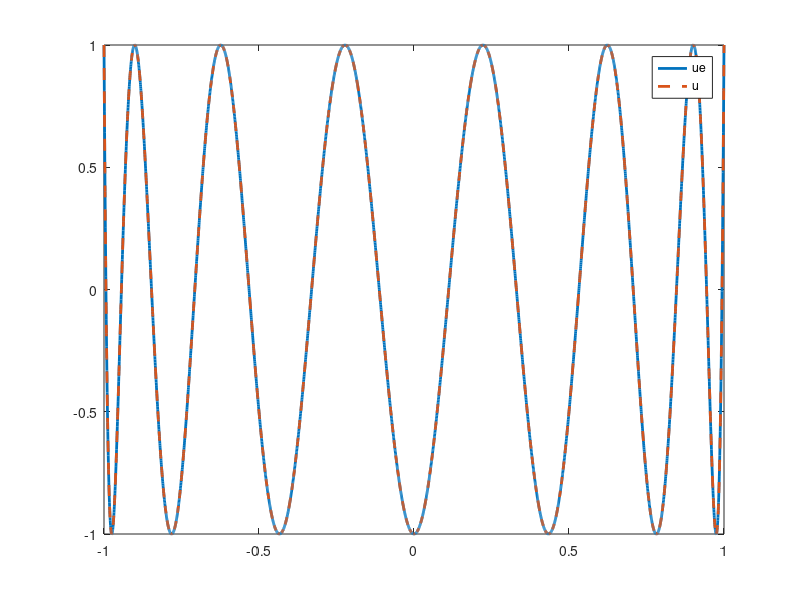

MATLAB code to generate this figure:
clear all;

k = -14;
M = 12;

for m = 1:M
    n = 2^m;
    h = 2/(n+1);

    u = zeros(n,1);     % for storing the numerical solution
    
    %%
    %% complete the code to fill the vector u
    f = @(t,y,dy) ((t*dy)-(k*k*y))/(1-(t*t));
    f2 = @(t,y,dy) (-(k*k)/(1-(t*t)));
    f3 = @(t,y,dy) (t/(1-(t*t)));
    f_vec = zeros(n,1);
    du = zeros(n,1);
    alpha = (-1)^k;
    beta = 1;
    a = -1;
    b = 1;

    % Initialise u with line interpolation
    for i = 1:n
        u(i) = alpha + i*(beta-alpha)/(n+1);
    end

    % matrix A creation
    A = zeros(n,n);
    for i = 1:n
        A(i,i) = -2;
    end
    for i = 1:n-1
        A(i+1,i) = 1;
        A(i,i+1) = 1;
    end
    
    % g vector creation
    g = zeros(n,1);
    g(1) = -alpha/(h*h);
    g(end) = -beta/(h*h);


    while (1)
        % dy calculation
        for i = 2:n-1
            du(i) = (u(i+1) - u(i-1))/(2*h);
        end
        du(1) = (u(2) - alpha)/(2*h);
        du(n) = (beta - u(n-1))/(2*h);
        
        % f vec calculation
        for i = 1:n
            f_vec(i) = f(a+i*h,u(i),du(i));
        end

        H = ((A*u)./(h*h)) - f_vec - g;
        
        % f vec jacobian calculation
        Fj = zeros(n,n);
        for i = 1:n
            Fj(i,i) = f2(a+i*h,u(i),du(i));
        end
        for i = 1:n-1
            Fj(i+1,i) = -f3(a+(i+1)*h,u(i+1),du(i+1))/(2*h);
            Fj(i,i+1) = f3(a+i*h,u(i),du(i))/(2*h);
        end

        dH = (A./(h*h))  - Fj;
        
        % Newton step
        u1 = u - (dH\H);

        % Epsilon check
        if (abs(norm(u1 - u))< 1e-10)
            u = u1;
            break;
        end
        u = u1;
    end
    
    %%
    
    ue = cos(k*acos([-1+h:h:1-h].'));   % exact solution u
    E(m) = max(abs(u-ue));              % error
end

fprintf('\n');
for m = 3:M
    fprintf('%6d \t %0.6e \t %0.2f\n', ...
    2^m, E(m), E(m-1)/E(m));
end

plot([0:n+1]*h-1,[(-1)^k;ue;1],'LineWidth',2);
hold on;
plot([0:n+1]*h-1,[(-1)^k;u;1],'--','LineWidth',2);
legend('ue','u');
